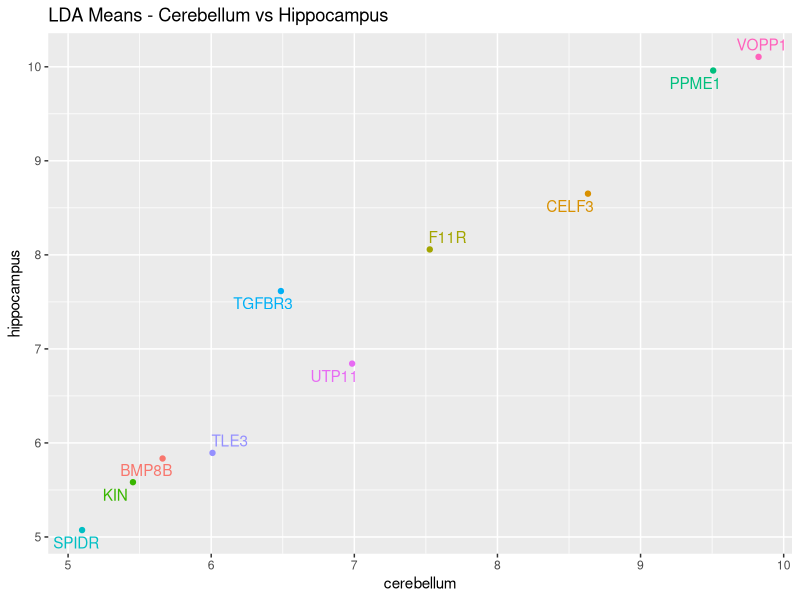
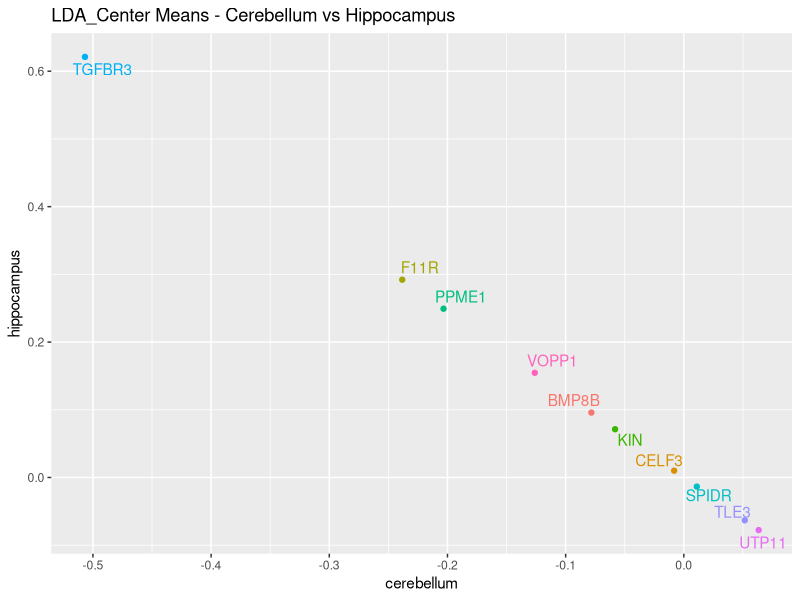

Write R code to recreate these figures, in order.
library(dslabs)
library(caret)
library(tidyverse)

#######################################################################
# Start of Answer, for Q-1
# Estimate the accuracy of LDA. 
#######################################################################

data("tissue_gene_expression")

#set.seed(1993, sample.kind = "Rounding") # use this line of code if you are using R 3.6 or later

set.seed(1993) # use this line of code if you are using R 3.5 or earlier

ind <- which(tissue_gene_expression$y %in% c("cerebellum", "hippocampus"))
str(ind)  # int [1:69] 1 2 3 4 5 6 7 8 9 10 ...

y <- droplevels(tissue_gene_expression$y[ind])
str(y) # Factor w/ 2 levels "cerebellum","hippocampus": 1 1 1 1 1 1 1 1 1 1 ...

x <- tissue_gene_expression$x[ind, ]
x <- x[, sample(ncol(x), 10)]


train_lda <- train(x, y, method="lda") 
#str(train_lda)

show(train_lda)
# Accuracy   Kappa    
# 0.8707879  0.7358585

#######################################################################
# Start of Answer, for Q-2
# Plot the mean vectors against each other and 
# determine which 2 predictors (genes) appear to be driving the algorithm for LDA. 
#######################################################################

means_lda <- data.frame(t(train_lda$finalModel$means)) 
means_lda <- means_lda %>% mutate(gene = as.factor(rownames(means_lda)))

#install.packages("ggrepel") # I have already installed earlier.
library (ggrepel)

means_lda %>% ggplot(aes(x = cerebellum, y = hippocampus, colour = gene, label = gene)) +
  ggtitle("LDA Means - Cerebellum vs Hippocampus") +
  geom_point() +
  geom_text_repel(aes(label=gene)) +
  theme(legend.position="none")  

#######################################################################
# Start of Answer, for Q-5
# Re-run LDA with preProcess = "center". 
# Which TWO genes drive the algorithm after performing the scaling?
#######################################################################

train_lda_center <- train(x, y, method="lda", preProcess = "center") 
show(train_lda_center)

means_lda_center <- data.frame(t(train_lda_center$finalModel$means)) 
means_lda_center <- means_lda_center %>% mutate(gene = as.factor(rownames(means_lda_center)))

means_lda_center %>% ggplot(aes(x = cerebellum, y = hippocampus, colour = gene, label = gene)) +
  ggtitle("LDA_Center Means - Cerebellum vs Hippocampus") +
  geom_point() +
  geom_text_repel(aes(label=gene)) +
  theme(legend.position="none")  
